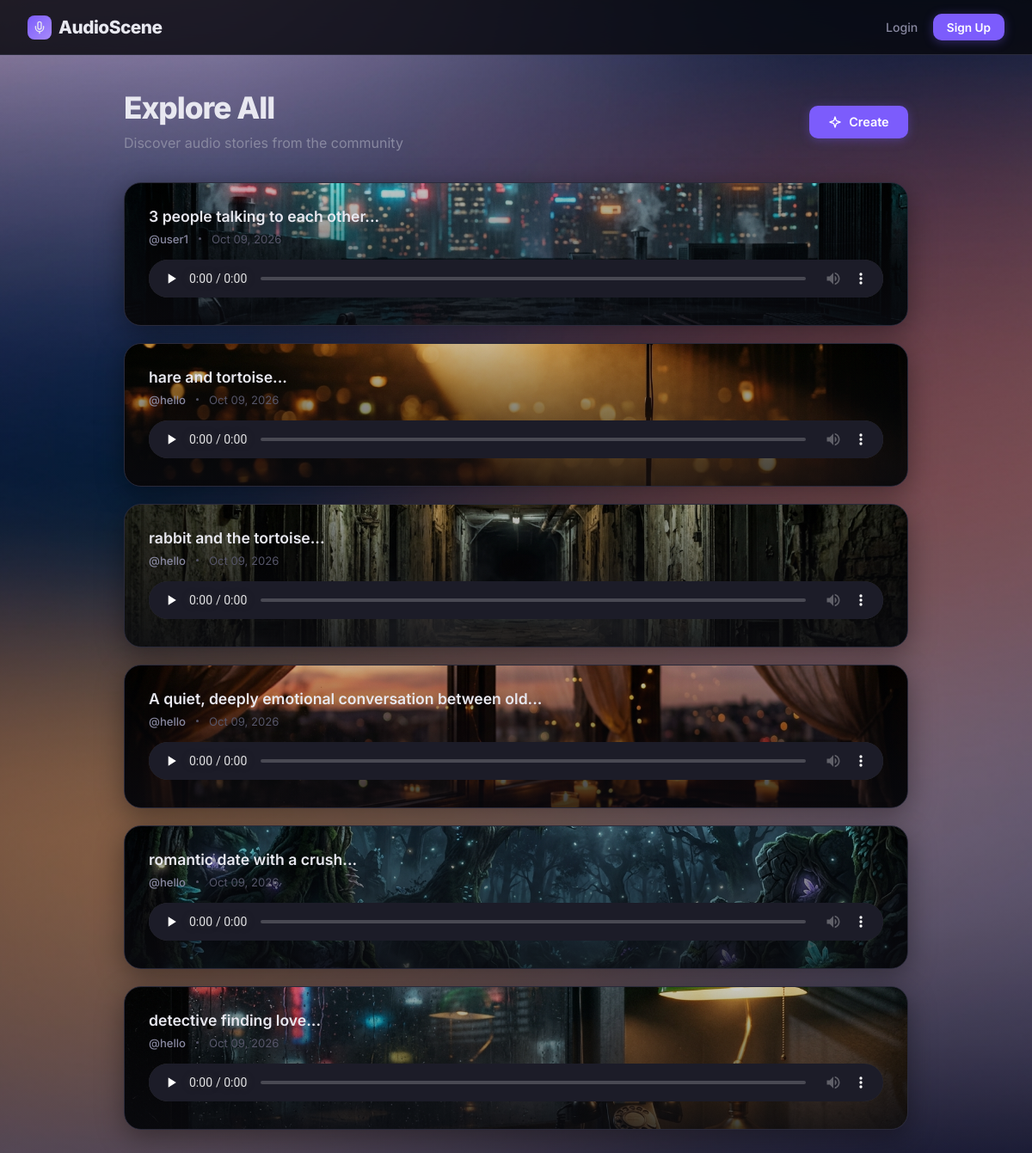
/explore, run on the app's committed database.
### models.py (models this page shows, shortened)
class AudioBook(db.Model):
    id = db.Column(db.Integer, primary_key=True)
    title = db.Column(db.String(200), nullable=False)
    file_path = db.Column(db.String(300), nullable=False) # e.g. static/audio/123.wav
    timeline_path = db.Column(db.String(300), nullable=False) # e.g. static/audio/123.json
    scene_json = db.Column(db.Text, nullable=True) # Full SceneSpec as JSON string for avatars
    user_id = db.Column(db.Integer, db.ForeignKey('user.id'), nullable=False)
    created_at = db.Column(db.DateTime, server_default=db.func.now())
    @property
    def theme(self):
        import json
        try:
            data = json.loads(self.scene_json)
            bg = data.get('background_scene', '').lower()
            themes = ['scifi', 'mystery', 'fantasy', 'romance', 'horror', 'comedy', 'thriller', 'drama']
            for t in themes:
                if t in bg: return t
            if 'magic' in bg: return 'fantasy'
            if 'noir' in bg: return 'mystery'
            if 'space' in bg: return 'scifi'
            if 'spooky' in bg: return 'horror'
        except:
            pass
        themes = ['scifi', 'mystery', 'fantasy', 'romance', 'horror', 'comedy', 'thriller', 'drama']
        return themes[self.id % len(themes)] if self.id else 'drama'

class User(UserMixin, db.Model):
    id = db.Column(db.Integer, primary_key=True)
    username = db.Column(db.String(100), unique=True, nullable=False)
    password_hash = db.Column(db.String(200), nullable=False)
    is_admin = db.Column(db.Boolean, default=False)
    audiobooks = db.relationship('AudioBook', backref='author', lazy=True)
    followed = db.relationship(
        'User', secondary='follows',
        primaryjoin=(Follow.follower_id == id),
        secondaryjoin=(Follow.followed_id == id),
        backref=db.backref('followers', lazy='dynamic'), lazy='dynamic')

### server.py (the view)
@app.route('/explore')
def explore():
    books = AudioBook.query.order_by(AudioBook.created_at.desc()).all()
    return render_template('explore.html', books=books, title="Explore All")

### templates/explore.html (shortened to what this page needs)
{% extends "base.html" %}
{% block content %}
<div class="feed-header">
    <div class="flex-between">
        <div>
            <h1>{{ title }}</h1>
            {% if title == "Home Feed" %}
                <p class="subtitle">Audio stories from people you follow</p>
            {% else %}
                <p class="subtitle">Discover audio stories from the community</p>
            {% endif %}
        </div>
        <a href="/create" class="btn">
            Create
        </a>
    </div>
</div>
{% if books %}
    <div class="card-list">
    {% for book in books %}
        <div class="book-card card" style="cursor: pointer; background: var(--card-overlay), url('{{ url_for('static', filename='img/' + book.theme + '.jpg') }}') center/cover;" onclick="if(!event.target.closest('audio') && !event.target.closest('a')) window.location.href='/book/{{ book.id }}'">
            <a href="/book/{{ book.id }}" class="book-title">{{ book.title }}</a>
            <div class="book-meta">
                <a href="/profile/{{ book.author.id }}">@{{ book.author.username }}</a>
                <span class="dot"></span>
                <span>{{ book.created_at.strftime('%b %d, %Y') }}</span>
            </div>
            <div class="book-audio">
                <audio controls preload="none">
                    <source src="{{ url_for('static', filename=book.file_path) }}" type="audio/wav">
                </audio>
            </div>
        </div>
    {% endfor %}
    </div>
{% endif %}
{% endblock %}

### templates/base.html (style rules this page uses)
*, *::before, *::after { box-sizing: border-box; margin: 0; padding: 0; }
:root { --bg: #0a0a0f; --bg-elevated: #12121a; --bg-card: #16161f; --bg-input: #1c1c28; --border: #2a2a3a; --border-hover: #3a3a50; --text: #e8e8f0; --text-secondary: #8888a0; --text-dim: #555568; --accent: #7c5cfc; --accent-glow: rgba(124, 92, 252, 0.35); --accent-hover: #6a4ae8; --accent-soft: rgba(124, 92, 252, 0.12); --green: #34d399; --green-soft: rgba(52, 211, 153, 0.12); --red: #f87171; --red-soft: rgba(248, 113, 113, 0.12); --orange: #fb923c; --radius: 12px; --radius-lg: 20px; --shadow: 0 8px 32px rgba(0,0,0,0.4); --shadow-lg: 0 16px 48px rgba(0,0,0,0.5); --overlay-gradient: linear-gradient(rgba(10, 10, 15, 0.2), rgba(10, 10, 15, 0.6)); --header-bg: rgba(10, 10, 15, 0.85); --card-overlay: linear-gradient(rgba(0,0,0,0.2), rgba(10,10,15,0.8)); --btn-ghost-hover: rgba(255,255,255,0.05); color-scheme: dark; }
body { font-family: 'Inter', -apple-system, BlinkMacSystemFont, sans-serif; background: var(--bg); color: var(--text); min-height: 100vh; display: flex; flex-direction: column; -webkit-font-smoothing: antialiased; }
body::before { content: ''; position: fixed; top: 0; left: 0; right: 0; bottom: 0; background: var(--overlay-gradient), url('/static/img/dreamy_bg.jpg') center/cover no-repeat; opacity: 1; z-index: -1; pointer-events: none; }
.card { background: var(--bg-card); border: 1px solid var(--border); border-radius: var(--radius-lg); padding: 2rem; margin-bottom: 1.5rem; box-shadow: var(--shadow); transition: border-color 0.3s, box-shadow 0.3s, transform 0.3s; }
.card-list .card { opacity: 0; animation: cardSlideIn 0.45s cubic-bezier(0.16,1,0.3,1) forwards; }
.card-list .card:nth-child(1) { animation-delay: 0.05s; }
.card-list .card:nth-child(2) { animation-delay: 0.1s; }
.card-list .card:nth-child(3) { animation-delay: 0.15s; }
.card-list .card:nth-child(4) { animation-delay: 0.2s; }
.card-list .card:nth-child(5) { animation-delay: 0.25s; }
.card-list .card:nth-child(n+6) { animation-delay: 0.3s; }
h1 { font-size: 2.2rem; font-weight: 800; letter-spacing: -1px; line-height: 1.2; }
.subtitle { color: var(--text-secondary); font-size: 1rem; font-weight: 400; line-height: 1.6; margin-top: 0.5rem; }
a { color: var(--accent); text-decoration: none; transition: color 0.2s; }
.btn { display: inline-flex; align-items: center; justify-content: center; gap: 0.5rem; padding: 0.65rem 1.4rem; background: var(--accent); color: #fff; font-family: inherit; font-weight: 600; font-size: 0.9rem; border: none; border-radius: 10px; cursor: pointer; text-decoration: none; transition: all 0.2s; box-shadow: 0 2px 12px var(--accent-glow); }
audio { width: 100%; height: 44px; border-radius: 10px; outline: none; }
.flex-between { display: flex; justify-content: space-between; align-items: center; }

### templates/explore.html (style rules this page uses)
.feed-header { margin-bottom: 2rem; }
.feed-header h1 { margin-bottom: 0.25rem; }
.book-card { background: var(--bg-card); border: 1px solid var(--border); border-radius: var(--radius-lg); padding: 1.75rem; margin-bottom: 1.25rem; box-shadow: var(--shadow); transition: border-color 0.3s, box-shadow 0.3s, transform 0.3s; }
.book-title { font-size: 1.1rem; font-weight: 600; color: var(--text); text-decoration: none; transition: color 0.2s; }
.book-meta { display: flex; align-items: center; gap: 0.75rem; margin-top: 0.5rem; font-size: 0.82rem; color: var(--text-dim); }
.book-meta a { color: var(--text-secondary); font-weight: 500; }
.book-meta .dot { width: 3px; height: 3px; background: var(--text-dim); border-radius: 50%; }
.book-audio { margin-top: 1rem; }

### data on the page
AudioBook: shows a picture, title "3 people talking to each other...", author.username "user1", created_at "Oct 09, 2026"
AudioBook: shows a picture, title "hare and tortoise...", author.username "hello", created_at "Oct 09, 2026"
AudioBook: shows a picture, title "rabbit and the tortoise...", author.username "hello", created_at "Oct 09, 2026"
AudioBook: shows a picture, title "A quiet, deeply emotional conversation between old...", author.username "hello", created_at "Oct 09, 2026"
AudioBook: shows a picture, title "romantic date with a crush...", author.username "hello", created_at "Oct 09, 2026"
AudioBook: shows a picture, title "detective finding love...", author.username "hello", created_at "Oct 09, 2026"

### other printed values
{{ title }} "Explore All"
